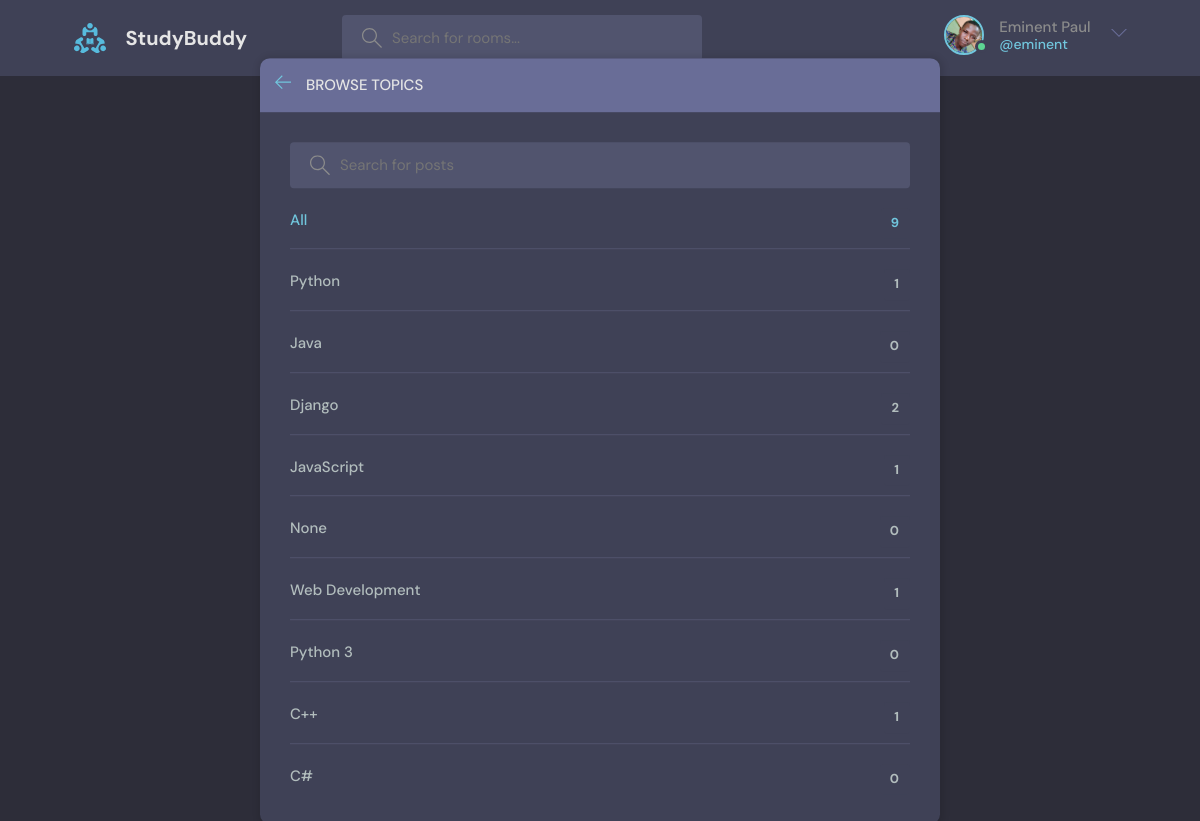
The app's page /topics/all (signed in) with its own data.
### base/models.py (models this page shows, shortened)
class User(AbstractUser):
    name = models.CharField(max_length=200, null=True)
    email = models.EmailField(unique=True, null=True)
    bio = models.TextField(blank=True, null=True)
    image = models.ImageField(null=True, default='avatar.svg')
    USERNAME_FIELD = 'email'
    REQUIRED_FIELDS = []

class Topic(models.Model):
    name = models.CharField(max_length=200, null=True)

### base/views.py (the view)
# urls.py: path('topics/all', views.allTopics, name='topics'),
def allTopics(request):
    topics = Topic.objects.all()
    return render(request, 'topics.html', {'topics': topics})

### templates/topics.html (shortened to what this page needs)
{% extends 'header.html' %}
{% block content %}
    <main class="create-room layout">
      <div class="container">
        <div class="layout__box">
          <div class="layout__boxHeader">
            <div class="layout__boxTitle">
              <a href="index.html">
                <svg version="1.1" xmlns="http://www.w3.org/2000/svg" width="32" height="32" viewBox="0 0 32 32">
                  <title>arrow-left</title>
                  <path
                    d="M13.723 2.286l-13.723 13.714 13.719 13.714 1.616-1.611-10.96-10.96h27.625v-2.286h-27.625l10.965-10.965-1.616-1.607z"
                  ></path>
                </svg>
              </a>
              <h3>Browse Topics</h3>
            </div>
          </div>
          <div class="topics-page layout__body">
            <form class="header__search">
              <label>
                <input placeholder="Search for posts" />
              </label>
            </form>
            <ul class="topics__list">
              <li>
                <a href="{% url 'home' %}" class="active">All <span>{{topics.count}}</span></a>
              </li>
              {% for topic in topics %}
              <li>
                <a href="{% url 'home' %}?q={{topic.name}}">{{topic.name}} <span>{{topic.room_set.all.count}}</span></a>
              </li>
              {% endfor %}
            </ul>
          </div>
        </div>
      </div>
    </main>
 {% endblock %}

### templates/header.html (shortened to what this page needs)
{% load static %}
<!DOCTYPE html>
<html lang="en">
  <head>
    <link rel="stylesheet" href="{% static 'style.css' %}" />
  </head>
  <body>
    <header class="header header--loggedIn">
      <div class="container">
        <a href="/" class="header__logo">
          <img src="{% static 'logo.svg' %}" />
          <h1>StudyBuddy</h1>
        </a>
        <form class="header__search" method="GET" action="">
          <label>
            <input placeholder="Search for rooms..." name="q" />
          </label>
        </form>
        <nav class="header__menu">
          {% if user.is_authenticated %}
          <div class="header__user">
            <a href="{% url 'profile' request.user.id %}">
              <div class="avatar avatar--medium active">
                <img src="{{request.user.image.url}}" />
              </div>
              <p>{{request.user.name}} <span>@{{request.user.username.lower}}</span></p>
            </a>
            <button class="dropdown-button">
              <svg version="1.1" xmlns="http://www.w3.org/2000/svg" width="32" height="32" viewBox="0 0 32 32">
                <title>chevron-down</title>
                <path d="M16 21l-13-13h-3l16 16 16-16h-3l-13 13z"></path>
              </svg>
            </button>
          </div>
          {% else %}
          <div class="header__user">
            <a href="{% url 'login' %}">
              <p>Sign-in </p>
            </a>
          </div>
          {% endif %}
        </nav>
      </div>
    </header>
    {% block content %}
    {% endblock %}
  </body>
</html>

### static/style.css (style rules this page uses)
:root { --color-main: #71c6dd; --color-main-light: #e1f6fb; --color-dark: #3f4156; --color-dark-medium: #51546e; --color-dark-light: #696d97; --color-light: #e5e5e5; --color-gray: #8b8b8b; --color-light-gray: #b2bdbd; --color-bg: #2d2d39; --color-success: #5dd693; --color-error: #fc4b0b; }
* { font-family: "DM Sans", -apple-system, BlinkMacSystemFont, "Segoe UI", Roboto, Oxygen, Ubuntu, Cantarell, "Open Sans", "Helvetica Neue", sans-serif; margin: 0; padding: 0; box-sizing: border-box; text-rendering: optimizeLegibility; font-size: inherit; }
html { font-size: 56.25%; }
@media only screen and (min-width: 1200px) { html { font-size: 62.5%; } }
body { line-height: 1.6; font-weight: 400; font-size: 1.5rem; color: var(--color-light-gray); background-color: var(--color-bg); min-height: 100vh; }
img { width: 100%; }
a { display: inline-block; color: var(--color-main); text-decoration: none; }
.container { max-width: 120rem; width: 90%; margin: auto; }
.avatar { position: relative; display: inline-block; border-radius: 50%; border: 2px solid var(--color-main); }
.avatar img { display: block; border-radius: 50%; object-fit: cover; object-position: center; }
.avatar::after { content: ""; display: block; position: absolute; background-color: var(--color-gray); z-index: 111; border-radius: 50%; border: 0.3rem solid var(--color-dark); }
.avatar.active::after { background-color: var(--color-success); }
.avatar.avatar--medium img { width: 3.6rem; height: 3.6rem; border-radius: 50%; }
.avatar.avatar--medium:after { width: 0.7rem; height: 0.7rem; bottom: 0px; right: -6px; }
.header { padding: 1.5rem; background-color: var(--color-dark); }
.header > .container { display: flex; gap: 9.5rem; }
.header__logo, .header__user { display: flex; gap: 2rem; align-items: center; }
.header__logo > img { height: 3.2rem; width: 3.2rem; }
.header__logo > h1 { font-weight: 700; font-size: 2rem; color: var(--color-light); }
.header__search > label { background-color: var(--color-dark-medium); padding: 1.3rem 1rem; display: flex; align-items: center; gap: 1rem; border-radius: 4px; }
.header__search svg { fill: var(--color-gray); width: 2rem; height: 2rem; margin-left: 1rem; }
.header__search input { width: 30rem; background: transparent; border: none; outline: none; color: var(--color-light); }
.header__menu { margin-left: auto; position: relative; }
.header__menu a { display: flex; gap: 1.5rem; align-items: center; font-weight: 500; text-decoration: none; color: var(--color-gray); }
.header__menu img { height: 3.6rem; }
.header__menu p { line-height: 1.2; }
.header__menu span { color: var(--color-main); font-weight: 500; font-size: 1.4rem; display: block; }
.header__menu svg { width: 1.6rem; height: 1.6rem; fill: var(--color-dark-light); }
.dropdown-button { background: transparent; border: 0; outline: 0; cursor: pointer; }
.layout { margin-top: 2.4rem; }
.layout > .container { display: flex; justify-content: space-between; align-items: flex-start; }
.layout__box { width: 90%; max-width: 48rem; min-height: 40rem; position: absolute; top: 50%; left: 50%; transform: translate(-50%, -46%); background-color: var(--color-dark); border-radius: 1rem; box-shadow: 1px 1px 6px 3px rgba(0, 0, 0, 0.1); overflow: hidden; }
.layout__boxHeader { display: flex; padding: 1.5rem; background-color: var(--color-dark-light); }
.layout__boxTitle { display: flex; gap: 1.5rem; align-items: center; }
.layout__boxTitle h3 { text-transform: uppercase; font-weight: 500; color: var(--color-light); }
.layout__boxTitle svg { width: 1.6rem; height: 1.6rem; fill: var(--color-main); }
.layout__body { margin: 3rem; }
.topics__list { list-style: none; }
.topics__list li a { display: flex; justify-content: space-between; margin-bottom: 3rem; font-weight: 500; color: var(--color-light-gray); transition: all 0.3s ease-in-out; }
.topics__list li a.active, .topics__list li a:hover { color: var(--color-main); }
.topics__list li a span { padding: 0.5rem 1rem; background-color: var(--color-dark); border-radius: 3px; font-size: 1.3rem; font-weight: 700; letter-spacing: 1px; }
.topics-page .topics__list li:not(:last-child) a { margin: 2rem 0; padding-bottom: 1rem; text-decoration: none; border-bottom: 1px solid var(--color-dark-medium); }
.topics-page .header__search { display: block; }
.create-room.layout .layout__box { max-width: 68rem; }

### records on screen
User: user.image (picture), user.name "Eminent Paul", user.username "eminent"
Topic: name "Python", room_set.all.count "1"
Topic: name "Java", room_set.all.count "0"
Topic: name "Django", room_set.all.count "2"
Topic: name "JavaScript", room_set.all.count "1"
Topic: name "None", room_set.all.count "0"
Topic: name "Web Development", room_set.all.count "1"
Topic: name "Python 3", room_set.all.count "0"
Topic: name "C++", room_set.all.count "1"
Topic: name "C#", room_set.all.count "0"

### other values on screen
{{ topics.count }} "9"
